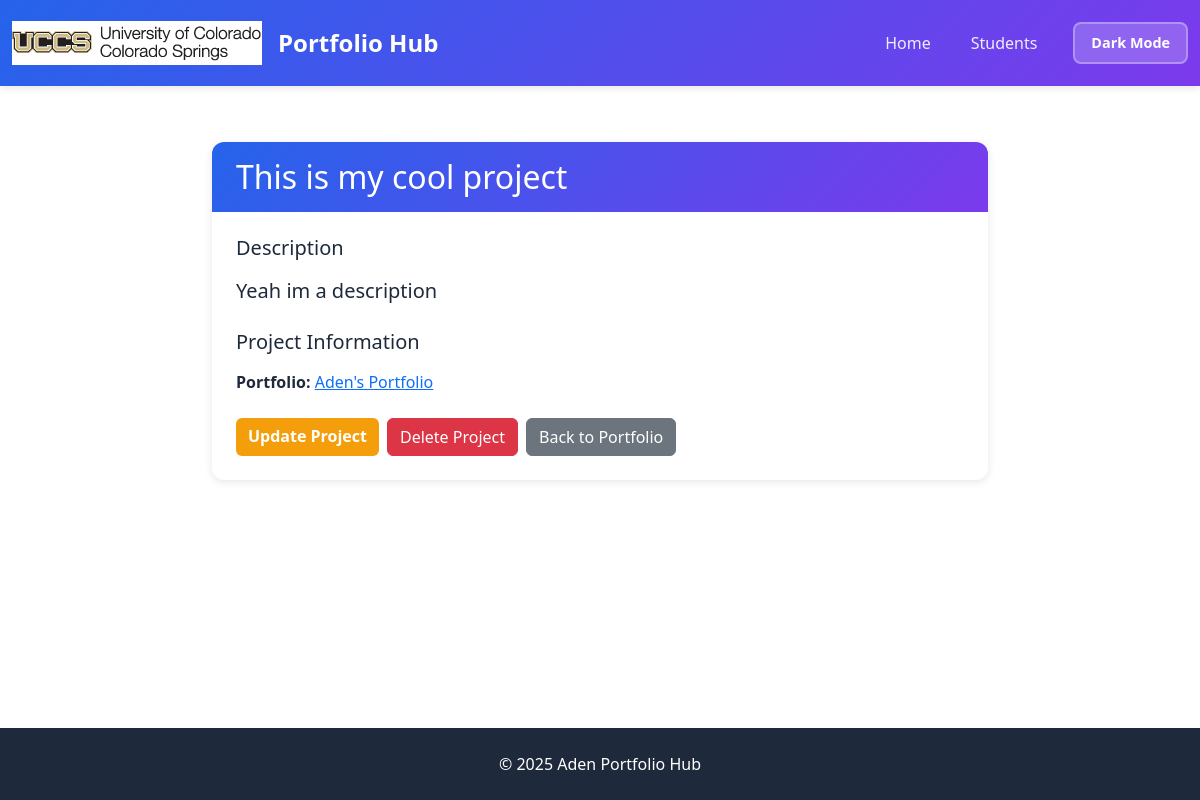
Screenshot of /project/2/ with the database file from the repository.
### portfolio_app/models.py (models this page shows, shortened)
class Project(models.Model):
    title = models.CharField(max_length=200)
    description = models.CharField()
    portfolio = models.ForeignKey(Portfolio, on_delete=models.CASCADE)

class Portfolio(models.Model):
    title = models.CharField(max_length=200)
    contact_email = models.CharField(max_length=200)
    is_active = models.BooleanField(default=False)
    about = models.CharField(blank=True)

### portfolio_app/views.py (the view)
# urls.py: path('project/<int:id>/', views.project_detail, name='project-detail'),
def project_detail(request, id):
    project = get_object_or_404(Project, id=id)
    context = {
        'project': project,
    }
    return render(request, 'portfolio_app/project_detail.html', context)

### portfolio_app/templates/portfolio_app/project_detail.html (shortened to what this page needs)
{% extends "portfolio_app/base_template.html" %}
{% block content %}
<div class="py-4">
  <div class="row justify-content-center">
    <div class="col-lg-8">
      <div class="card">
        <div class="card-header">
          <h2 class="mb-0">{{ project.title }}</h2>
        </div>
        <div class="card-body">
          <div class="mb-4">
            <h5 class="mb-3">Description</h5>
            <p class="lead">{{ project.description }}</p>
          </div>
          <div class="mb-4">
            <h5 class="mb-3">Project Information</h5>
            <p><strong>Portfolio:</strong>
              <a href="{% url 'portfolio-detail' project.portfolio.id %}">{{ project.portfolio.title }}</a>
            </p>
          </div>
          <div class="d-flex gap-2">
            <a href="{% url 'project-update' project.id %}" class="btn btn-warning">Update Project</a>
            <a href="{% url 'project-delete' project.id %}" class="btn btn-danger">Delete Project</a>
            <a href="{% url 'portfolio-detail' project.portfolio.id %}" class="btn btn-secondary">Back to Portfolio</a>
          </div>
        </div>
      </div>
    </div>
  </div>
</div>
{% endblock %}

### portfolio_app/templates/portfolio_app/base_template.html (style rules this page uses)
:root { --primary-color: #2563eb; --secondary-color: #7c3aed; --accent-color: #f59e0b; --dark-bg: #1e293b; }
body { --bg-color: #ffffff; --text-color: #1e293b; --card-bg: #ffffff; --card-border: #e2e8f0; --input-bg: #ffffff; --input-border: #e2e8f0; --footer-bg: #1e293b; --footer-text: #ffffff; --light-text: #64748b; }
body { min-height: 100vh; display: flex; flex-direction: column; background-color: var(--bg-color); color: var(--text-color); transition: background-color 0.3s, color 0.3s; }
.btn-warning { background-color: var(--accent-color); border: none; color: white; font-weight: 600; }
.card { border: none; border-radius: 12px; box-shadow: 0 2px 8px rgba(0,0,0,0.1); transition: transform 0.3s, box-shadow 0.3s; overflow: hidden; background-color: var(--card-bg); color: var(--text-color); }
.card-header { background: linear-gradient(135deg, var(--primary-color), var(--secondary-color)); color: white; font-weight: 600; padding: 1rem 1.5rem; border: none; }
.card-body { padding: 1.5rem; }

### rows the page displays
Project: title "This is my cool project", description "Yeah im a description", portfolio "Aden's Portfolio"
